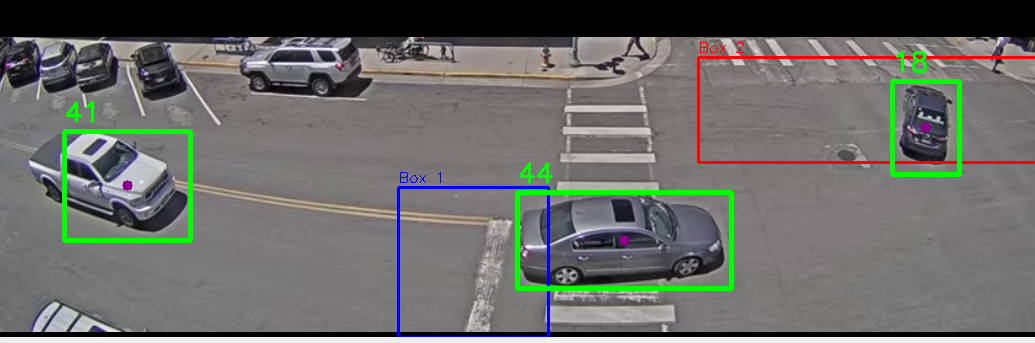
#> input picture cm3036/opencv.jpg, 1035 x 343 px, given in place of Traffic_Laramie_1.mp4, which was not available
$ python ex1.py
#> lines starting #> are read from the running program, lines starting #| are printed output that depends on the picture; after the words box and inside, x2 and y2 are one past the last pixel; in counts of white or black regions, pixels touching at a corner belong together; pictures that were not available may be replaced by others from this repository, and a replacement may not be noted

import math
import cv2
import numpy as np

class Car:
    """
    A class to represent a single tracked vehicle.
    """
    def __init__(self, car_id, x, y, w, h):
        self.car_id = car_id
        self.x = x
        self.y = y
        self.w = w
        self.h = h
        self.cx = int(x + w / 2)
        self.cy = int(y + h / 2)

class CarTracker:
    """
    A simple centroid-based tracker for assigning unique IDs to cars
    and maintaining their positions across multiple frames.

    This class works by calculating the Euclidean distance between the
    centroids of new detections and the centroids of currently tracked objects.
    If a new detection is close enough to an existing object, it is
    considered the same object, and its position is updated. Otherwise,
    a new ID is assigned.
    """

    def __init__(self, max_distance):
        """
        Initializes the tracker.

        Args:
            max_distance (int): The maximum Euclidean distance a new centroid
                                can be from an existing one to be considered
                                the same object.
        """
#> in main, frame is the input picture: shape (343, 1035, 3); mean B, G, R 103.4, 106.8, 105.6
        self.tracked_objects = {}

        # A counter for assigning new unique IDs.
        self.next_object_id = 0

        # The maximum distance to consider a match.
        self.max_distance = max_distance

    def update(self, detections):
        """
        Takes a list of new detections (bounding boxes) and updates the
        list of tracked objects. The method updates the self.tracked_objects
        dictionary in place and does not return any value.

        Args:
            detections (list): A list of new bounding boxes in the format
                               [(x, y, w, h), ...].
        """
        matched_ids = []
        current_tracked_objects_copy = self.tracked_objects.copy()

        for new_bbox in detections:
            x, y, w, h = new_bbox
            new_cx = int(x + w / 2)
            new_cy = int(y + h / 2)

            is_new_object = True
            min_dist = float('inf')
            closest_id = -1

            for object_id, car_obj in current_tracked_objects_copy.items():
                distance = math.hypot(new_cx - car_obj.cx, new_cy - car_obj.cy)

                if distance < min_dist:
                    min_dist = distance
                    closest_id = object_id

            if min_dist < self.max_distance:
                # Update the existing Car object with new detection data
                car_obj = self.tracked_objects[closest_id]
                car_obj.x, car_obj.y, car_obj.w, car_obj.h = x, y, w, h
                car_obj.cx, car_obj.cy = new_cx, new_cy
                matched_ids.append(closest_id)
                is_new_object = False

                if closest_id in current_tracked_objects_copy:
                    del current_tracked_objects_copy[closest_id]

            if is_new_object:
                new_id = self.next_object_id
                new_car = Car(new_id, x, y, w, h)
                self.tracked_objects[new_id] = new_car
                self.next_object_id += 1
                matched_ids.append(new_id)

        objects_to_remove = [
            obj_id for obj_id in self.tracked_objects if obj_id not in matched_ids
        ]
        for obj_id in objects_to_remove:
            del self.tracked_objects[obj_id]

def region_of_interest(frame):
    height, width, _ = frame.shape
#> height = 343; width = 1035
    mask = np.zeros((height, width), dtype=np.uint8)
    cv2.rectangle(mask, (0, height // 2), (width, height), 255, -1)
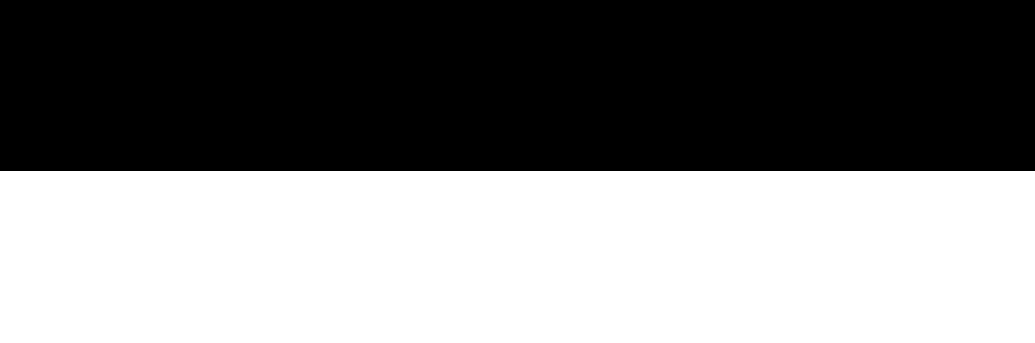
#> mask: shape (343, 1035); 50.1% white; 1 black region, box (x1, y1, x2, y2) and area: (0, 0, 1035, 171) 176985
    mask = cv2.bitwise_and(frame, frame, mask=mask)
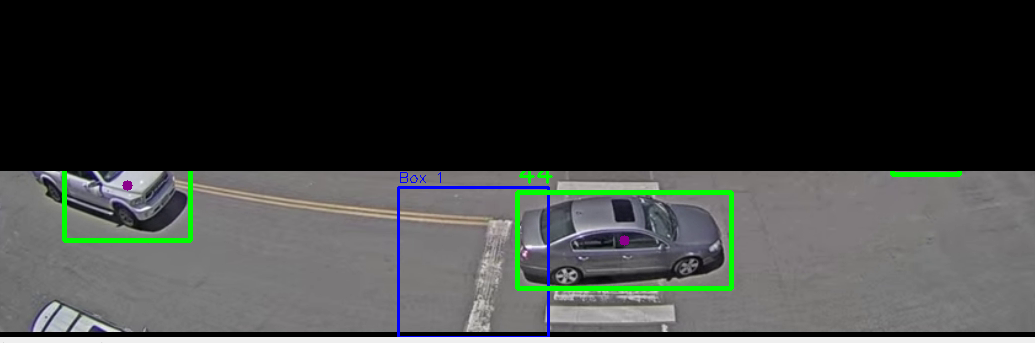
#> mask: shape (343, 1035, 3); mean B, G, R 59.2, 61, 58.4
    return mask

def main():
    cap = cv2.VideoCapture("Traffic_Laramie_1.mp4")
    subtractor = cv2.createBackgroundSubtractorMOG2()

    tracker = CarTracker(max_distance=120)

    while True:
        ret, frame = cap.read()
        if not ret:
            break

        roi = region_of_interest(frame)

        mask = subtractor.apply(roi)
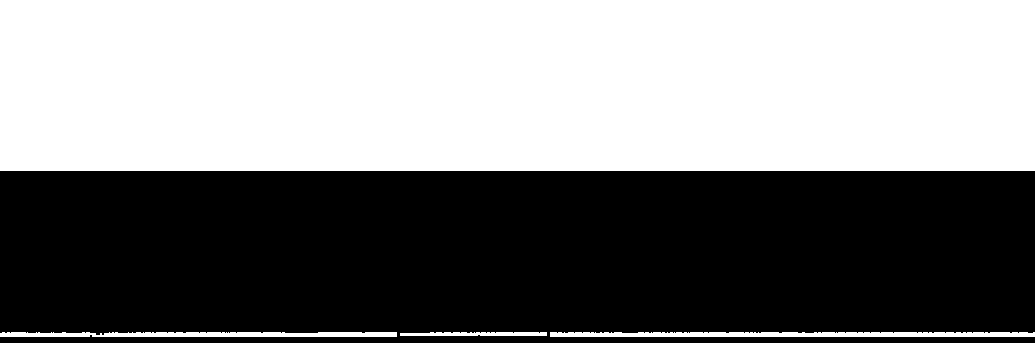
#> mask: shape (343, 1035); values 127 (black) and 255 (white), 51.2% white; 1 black region, box (x1, y1, x2, y2) and area: (0, 171, 1035, 343) 173349
        _, mask = cv2.threshold(mask, 254, 255, cv2.THRESH_BINARY)
#> mask: shape (343, 1035); 51.2% white; 1 black region
        contours, _ = cv2.findContours(mask, cv2.RETR_TREE, cv2.CHAIN_APPROX_SIMPLE)
#> contours = 4 contours; box (x1, y1, x2, y2) and area: (0, 0, 1035, 171) 175780, (550, 332, 1035, 337) 1824, (0, 332, 397, 337) 1418, (400, 332, 547, 336) 388

        detections = []
        for cnt in contours:
            area = cv2.contourArea(cnt)
            if area > 3500:
                x, y, w, h = cv2.boundingRect(cnt)
                detections.append((x, y, w, h))
#> this loop made 4 passes
#> (cnt, area, x, y, w, h) on pass 4: ([[0, 0], [0, 170], [1034, 170], [1034, 0]], 175780, 0, 0, 1035, 171)
#> area on passes 1 to 3: 1824, 387.5, 1417.5
#> after the loop, detections = [(0, 0, 1035, 171)]

        # Update the tracker with the new detections, but no return value
        tracker.update(detections)
#> the loop in update, `for new_bbox in detections:` made 1 pass
#> (x, y, w, h, new_cx, new_cy, is_new_object) on pass 1: (0, 0, 1035, 171, 517, 85, True)
#> after the loop in update, `for new_bbox in detections:`: matched_ids = [0]; self.next_object_id = 1; self.tracked_objects = 1 item
#> in update, `objects_to_remove = [ obj_id for obj_id in self.tracked_objects if obj..`: objects_to_remove = []

        # Iterate through the stored Car objects
        for _, car in tracker.tracked_objects.items():
            # Draw the bounding box and ID
            cv2.rectangle(roi, (car.x, car.y), (car.x + car.w, car.y + car.h), (0, 255, 0), 3)
            cv2.putText(roi, str(car.car_id), (car.x, car.y - 10), cv2.FONT_HERSHEY_SIMPLEX, 0.9, (0, 255, 0), 2)

            # Draw a circle at the centroid of the car
            cv2.circle(roi, (car.cx, car.cy), 5, (139, 0, 139), -1)
#> this loop made 1 pass
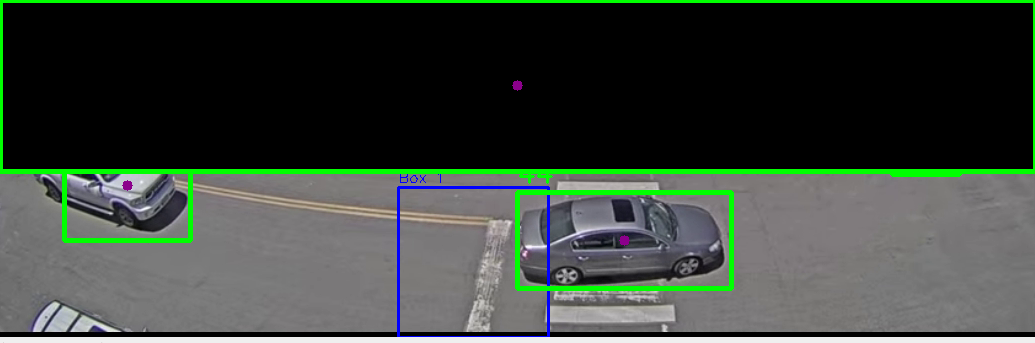
#> roi: shape (343, 1035, 3); 2.53% of pixels changed, all inside (x1, y1, x2, y2) = (0, 0, 1035, 174)


        cv2.imshow("Mask", mask)
        cv2.imshow("Roi", roi)

        key = cv2.waitKey(2)
#> (key Esc is pressed here)
        if key == 27:
            break

    cap.release()
    cv2.destroyAllWindows()

    key = cv2.waitKey(0)
#> (key Esc is pressed here)
    if key == 27:
        exit()
#> (the program exits here)
